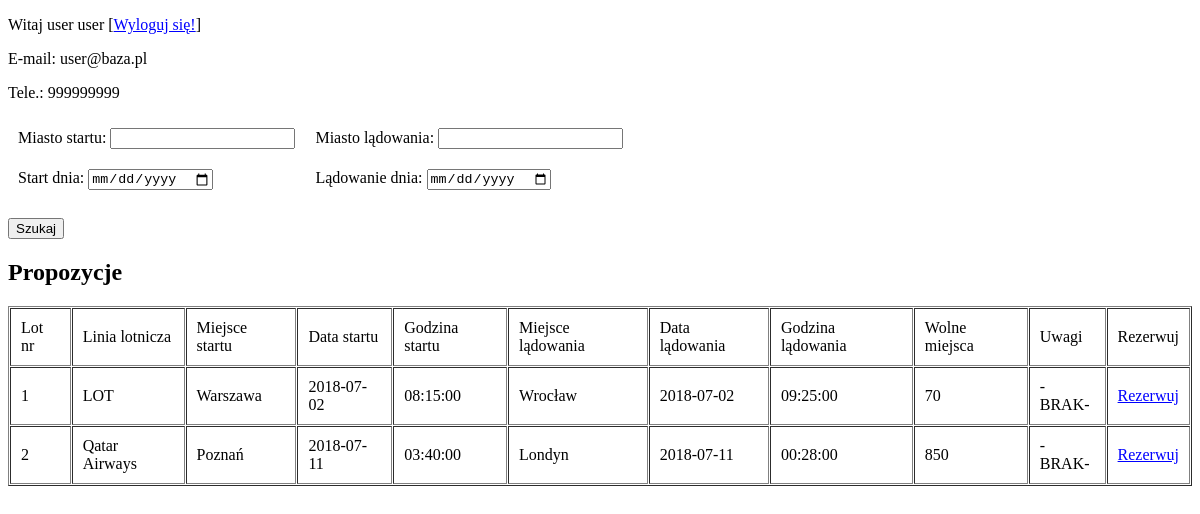
/php/Rezerwacja.php (signed in), run on the app's committed database.
### tables this page shows
CREATE TABLE `LOTY` (
  `ID_LOTU` int(11) NOT NULL,
  `ID_SAMOLOTU` int(11) NOT NULL,
  `SKAD` text NOT NULL,
  `DATA_ODLOTU` date NOT NULL,
  `GODZINA_ODLOTU` time NOT NULL,
  `DOKAD` text NOT NULL,
  `DATA_PRZYLOTU` date NOT NULL,
  `CZAS_PRZYLOTU` time NOT NULL,
  `WOLNE_MIEJSCA` int(11) NOT NULL,
  `Uwagi` text NOT NULL
);

CREATE TABLE `LINIE_LOTNICZE` (
  `ID_LINII` int(11) NOT NULL,
  `NAZWA_LINII` text NOT NULL
);

### php/Rezerwacja.php (the view, shortened to what this page needs)
<!DOCTYPE HTML>
<html lang="pl">
<head>
    <link rel="stylesheet" href="./style.css" type="text/css"/>
</head>
<body>
<?php
echo '<p>Witaj '.$_SESSION['imie'].' '.$_SESSION['nazwisko'].' [<a href="logout.php">Wyloguj się!</a>]<p/>';
echo '<p>E-mail: '.$_SESSION['mail'].'<p/>';
echo '<p>Tele.: '.$_SESSION['telefon'].'<p/>';
?>
<?php
require_once 'connect.php';
$polaczenie = mysqli_connect($host, $db_user, $db_password);
mysqli_query($polaczenie, "SET CHARSET utf8");
mysqli_query($polaczenie, "SET NAMES 'utf8' COLLATE 'utf8_polish_ci'");
mysqli_select_db($polaczenie, $db_name);
$rezultat=@$polaczenie->query("SELECT NAZWA_LINII, ID_LOTU, SKAD, DATA_ODLOTU, GODZINA_ODLOTU, DOKAD, DATA_PRZYLOTU, CZAS_PRZYLOTU, WOLNE_MIEJSCA, Uwagi FROM LOTY, LINIE_LOTNICZE, SAMOLOTY WHERE SAMOLOTY.ID_LINII=LINIE_LOTNICZE.ID_LINII AND LOTY.ID_SAMOLOTU=SAMOLOTY.ID_SAMOLOTU");
$ile=$rezultat->num_rows;
echo<<<END
    <form action="Rezerwacja.php" method="post">
        <table border="0" cellpadding="10" cellspacing="0">
            <tr>
                <td>Miasto startu:      <input type="text" name="m_startu"/></td>
                <td>Miasto lądowania:   <input type="text" name="m_ladowania"/></td>
             </tr><tr>
                <td>Start dnia:         <input type="date" name="m_ladowania"/></td>
                <td>Lądowanie dnia:     <input type="date" name="m_ladowania"/></td>
             </tr>
        </table>
        <br/><input type="submit" value="Szukaj"/>
    </form>
    <h2>Propozycje</h2>
    <table border="1" cellpadding="10" cellspacing="1">
    <tr>
    <td>Lot nr</td> <td>Linia lotnicza</td> <td>Miejsce startu</td> <td>Data startu</td> <td>Godzina startu</td> <td>Miejsce lądowania</td> <td>Data lądowania</td> <td>Godzina lądowania</td> <td>Wolne miejsca</td> <td>Uwagi</td> <td>Rezerwuj</td>
    </tr>
END;
for ($i = 1; $i <= $ile; $i++)
{
    $row = mysqli_fetch_assoc($rezultat);
    $id = $row['ID_LOTU'];
    $linia_lotnicza = $row['NAZWA_LINII'];
    $miejsce_startu = $row['SKAD'];
    $data_startu = $row['DATA_ODLOTU'];
    $godzina_startu = $row['GODZINA_ODLOTU'];
    $miejsce_ladowania = $row['DOKAD'];
    $data_ladowania = $row['DATA_PRZYLOTU'];
    $godzina_ladowania  = $row['CZAS_PRZYLOTU'];
    $wolne_miejsca = $row['WOLNE_MIEJSCA'];
    $uwagi= $row['Uwagi'];
    echo<<<END
    <tr>
    <td>$id</td> <td>$linia_lotnicza</td> <td>$miejsce_startu</td> <td>$data_startu</td> <td>$godzina_startu</td> <td>$miejsce_ladowania</td> <td>$data_ladowania</td> <td>$godzina_ladowania</td> <td>$wolne_miejsca</td> <td>$uwagi</td> <td><a href="rezerwuj.php">Rezerwuj</a></td>
    </tr>
END;
}
echo<<<END
    </table>
END;
?>
</body>
</html>

### php/style.css (style rules this page uses)
a:link { color: blue; }

### data on the page
loty: ID_LOTU "1", linie_lotnicze.NAZWA_LINII "LOT", SKAD "Warszawa", DATA_ODLOTU "2018-07-02", GODZINA_ODLOTU "08:15:00", DOKAD "Wrocław", DATA_PRZYLOTU "2018-07-02", CZAS_PRZYLOTU "09:25:00", WOLNE_MIEJSCA "70", Uwagi "-BRAK-"
loty: ID_LOTU "2", linie_lotnicze.NAZWA_LINII "Qatar Airways", SKAD "Poznań", DATA_ODLOTU "2018-07-11", GODZINA_ODLOTU "03:40:00", DOKAD "Londyn", DATA_PRZYLOTU "2018-07-11", CZAS_PRZYLOTU "00:28:00", WOLNE_MIEJSCA "850", Uwagi "-BRAK-"

### other printed values
$_SESSION['imie'] "user"
$_SESSION['nazwisko'] "user"
$_SESSION['mail'] "user@baza.pl"
$_SESSION['telefon'] "999999999"
